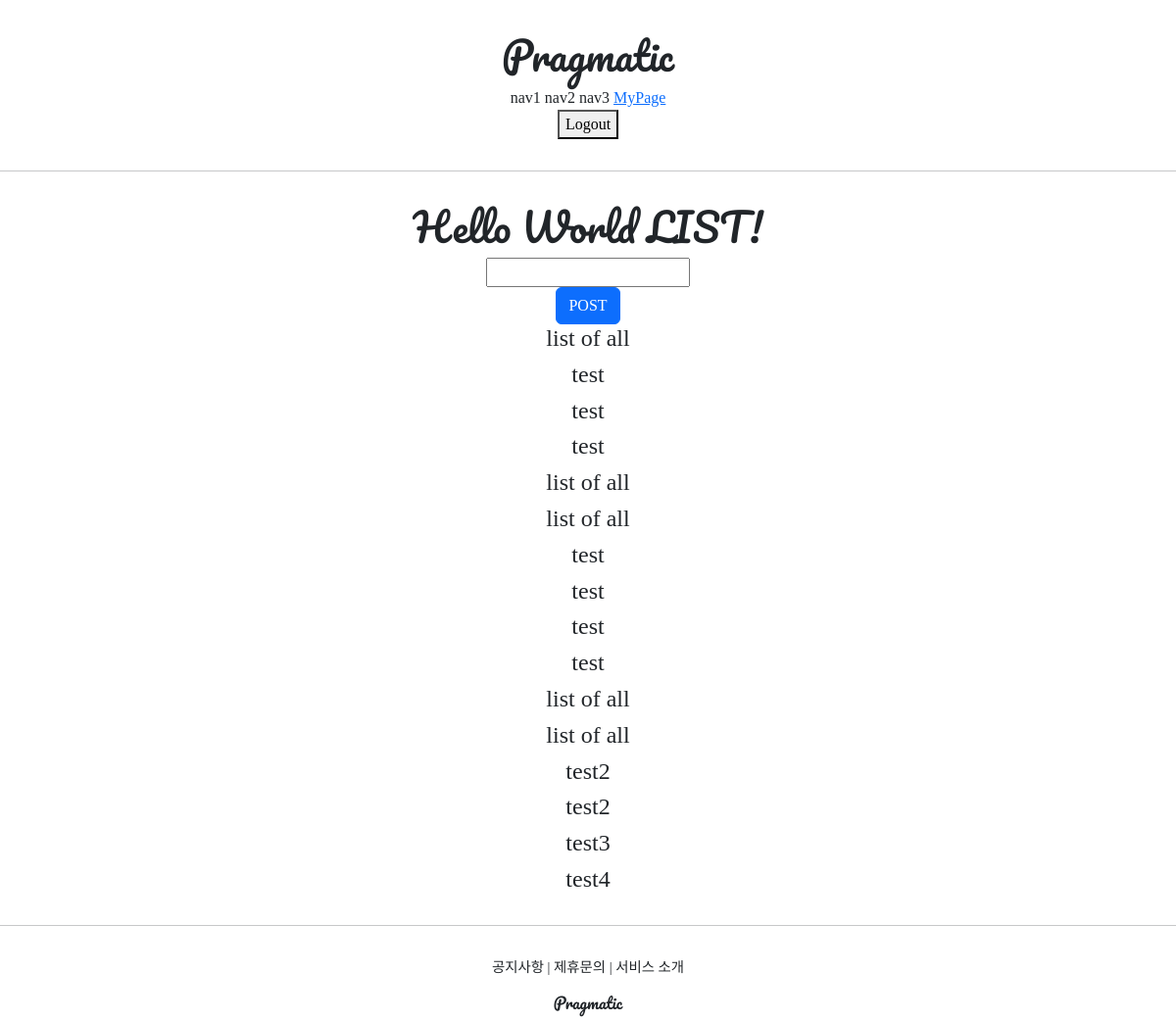
The app's page /accounts/hello_world/ (signed in) with its own data.
### accountapp/models.py (models this page shows)
class HelloWorld(models.Model):
    text = models.CharField(max_length=255, null=False)

### accountapp/views.py (the view)
# urls.py: path('hello_world/', hello_world, name='hello_world'),
@login_required
def hello_world(request):
    if request.method == "POST":
        temp = request.POST.get('hello_world_input')
        new_hello_world = HelloWorld()
        new_hello_world.text = temp
        new_hello_world.save()
        return HttpResponseRedirect(reverse('accountapp:hello_world'))
    else:
        hello_world_list = HelloWorld.objects.all()
        return render(request, 'accountapp/hello_world.html', context={'hello_world_list': hello_world_list})

### accountapp/templates/accountapp/hello_world.html (shortened to what this page needs)
{% extends 'base.html' %}
{% block content %}
    <div style="border-radius: 1rem; margin: 2rem; text-align: center">
        <h1 style="font-family: 'Pacifico', cursive;">
            Hello World LIST!
        </h1>
        <form action="/account/hello_world/" method="post">
            <div>
                <input type="text" name="hello_world_input">
            </div>
            <div>
                <input type="submit" class="btn btn-primary" value="POST">
            </div>
        </form>
        {% if hello_world_list %}
            {% for hello_world in hello_world_list %}
            <h4>
                {{ hello_world.text }}
            </h4>
            {% endfor %}
        {% endif %}
    </div>
{% endblock %}

### records on screen
HelloWorld: text "list of all"
HelloWorld: text "test"
HelloWorld: text "test"
HelloWorld: text "test"
HelloWorld: text "list of all"
HelloWorld: text "list of all"
HelloWorld: text "test"
HelloWorld: text "test"
HelloWorld: text "test"
HelloWorld: text "test"
HelloWorld: text "list of all"
HelloWorld: text "list of all"
HelloWorld: text "test2"
HelloWorld: text "test2"
HelloWorld: text "test3"
HelloWorld: text "test4"
